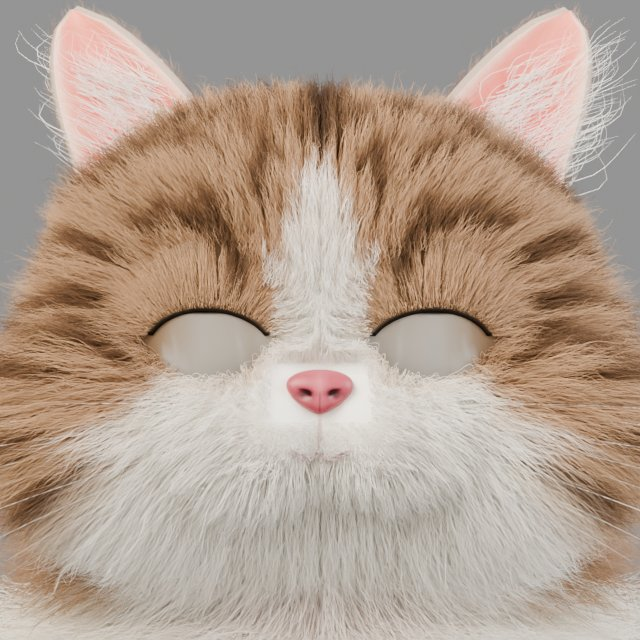
#> input picture reviews/b4-round/site/img-round-h-1001/lid-before-happy.jpg, 640 x 640 px, given in place of img-round-h-1001, which was not available
$ python v6_probe_gap.py ../../reviews/b4-round/site/img-round-h-1001
#> lines starting #> are read from the running program, lines starting #| are printed output that depends on the picture; after the words box and inside, x2 and y2 are one past the last pixel; in counts of white or black regions, pixels touching at a corner belong together; long printed decimals are rounded; pictures that were not available may be replaced by others from this repository, and a replacement may not be noted
#!/usr/bin/env python3
"""
v6 look-dev -- measure how far the current render is from the photographic reference.

Every number is computed on a silhouette normalised to the same height, so a 1254 px
AI photo and a 520 px Blender render can be compared directly.

Interpreter: /Users/liepin/.workbuddy/venvs/lookdev/bin/python  (numpy + Pillow + scipy)

  python v6_probe_gap.py IMG [IMG ...]
  python v6_probe_gap.py IMG --grid 2:2          # contact sheet -> measure each cell
  python v6_probe_gap.py A.png B.png --pair out.png
  python v6_probe_gap.py IMG --json out.json
"""
from __future__ import annotations

import argparse
import json
import os

import numpy as np
from PIL import Image
from scipy import ndimage as ndi

TARGET_H = 640          # normalised silhouette height, px
BG_TOL = 14             # colour distance from the corner median that counts as "subject"
FUZZ_RADII = (2, 4, 8, 16, 32)
MIN_AREA = 2000


# ---------------------------------------------------------------- masks

def _disk(r):
    if r <= 0:
        return np.ones((1, 1), bool)
    y, x = np.ogrid[-r:r + 1, -r:r + 1]
    return (x * x + y * y) <= r * r


def largest_component(mask):
    lab, n = ndi.label(mask, structure=ndi.generate_binary_structure(2, 1))
    if n <= 1:
        return mask
    sizes = np.bincount(lab.ravel())
    sizes[0] = 0
    return lab == sizes.argmax()


def strip_dark_bars(mask, rgb):
    """Drop the near-black plate the render scripts leave at the bottom of a frame.

    The cat stands on it, so a plain largest-component pass keeps it. A bar is: near
    black, touching the frame edge, long across the frame and thin the other way.
    """
    g = 0.299 * rgb[..., 0] + 0.587 * rgb[..., 1] + 0.114 * rgb[..., 2]
    dark = mask & (g < 24)
    if not dark.any():
        return mask
    lab, n = ndi.label(dark)
    h, w = mask.shape
    kill = np.zeros_like(mask)
    for i in range(1, n + 1):
        ys, xs = np.where(lab == i)
        bh, bw = int(ys.max() - ys.min() + 1), int(xs.max() - xs.min() + 1)
        long_r, thin_r = max(bh, bw) / max(h, w), min(bh, bw) / max(h, w)
        if long_r > 0.75 and thin_r < 0.25:
            kill |= lab == i
    return mask & ~kill


def load_rgb_mask(path, rect=None):
    arr = np.asarray(Image.open(path))
    if arr.ndim == 3 and arr.shape[2] == 4 and arr[..., 3].min() < 250:
        rgb, mask = arr[..., :3].astype(np.float32), arr[..., 3] > 128
    else:
        if arr.ndim == 2:
            arr = np.stack([arr] * 3, -1)
        rgb = arr[..., :3].astype(np.float32)
        h, w, _ = rgb.shape
        k = max(8, min(h, w) // 16)
        corners = np.concatenate([
            rgb[:k, :k].reshape(-1, 3), rgb[:k, -k:].reshape(-1, 3),
            rgb[-k:, :k].reshape(-1, 3), rgb[-k:, -k:].reshape(-1, 3),
        ])
        bg = np.median(corners, axis=0)
        mask = np.sqrt(((rgb - bg) ** 2).sum(-1)) > BG_TOL
    if rect is not None:
        x0, y0, x1, y1 = rect
        rgb, mask = rgb[y0:y1, x0:x1], mask[y0:y1, x0:x1]
    return rgb, strip_dark_bars(mask, rgb)


def normalise(rgb, mask, target_h=TARGET_H):
    ys, xs = np.where(mask)
    x0, y0, x1, y1 = int(xs.min()), int(ys.min()), int(xs.max()) + 1, int(ys.max()) + 1
    rgb, mask = rgb[y0:y1, x0:x1], mask[y0:y1, x0:x1]
    h, w = mask.shape
    nw = max(1, int(round(w * target_h / h)))
    rgb = np.asarray(Image.fromarray(rgb.astype(np.uint8)).resize((nw, target_h), Image.LANCZOS))
    mask = np.asarray(Image.fromarray((mask * 255).astype(np.uint8)).resize((nw, target_h), Image.NEAREST))
    mask = largest_component(mask > 127)
    return rgb.astype(np.float32), mask


# ---------------------------------------------------------------- helpers

def boxblur(g, r):
    if r < 1:
        return g
    k = 2 * r + 1
    pad = np.pad(g, r, mode="edge")
    c = np.cumsum(np.cumsum(pad, 0), 1)
    c = np.pad(c, ((1, 0), (1, 0)))
    return (c[k:, k:] - c[:-k, k:] - c[k:, :-k] + c[:-k, :-k]) / (k * k)


def fuzz_shell(profile, thresh):
    """Radius (px, normalised scale) at which the silhouette has lost (1-thresh) of its area."""
    for r in sorted(profile):
        if profile[r] < thresh:
            return r
    return None


# ---------------------------------------------------------------- measure

def measure(path, rect=None, label=None):
    rgb, mask = load_rgb_mask(path, rect)
    mask = largest_component(mask)
    if mask.sum() < 200:
        return None
    rgb, mask = normalise(rgb, mask)
    h, w = mask.shape
    area = int(mask.sum())
    ys, xs = np.where(mask)
    bh, bw = int(ys.max() - ys.min() + 1), int(xs.max() - xs.min() + 1)

    dt = ndi.distance_transform_edt(mask)
    boundary = int((mask & ~(dt > 1.0)).sum())

    erode = {r: float((dt > r).sum() / area) for r in FUZZ_RADII}
    openr = {r: float(ndi.binary_opening(mask, _disk(r)).sum() / area) for r in FUZZ_RADII}

    g = 0.299 * rgb[..., 0] + 0.587 * rgb[..., 1] + 0.114 * rgb[..., 2]
    fine = (g - boxblur(g, 4))[mask]
    mid = (boxblur(g, 4) - boxblur(g, 16))[mask]
    coarse = (boxblur(g, 16) - boxblur(g, 64))[mask]
    g_in = g[mask]

    p = np.percentile(g_in, [2, 10, 50, 90, 98])
    sat = ((rgb.max(-1) - rgb.min(-1)) / np.maximum(rgb.max(-1), 1e-6))[mask]
    lum = g_in / 255.0
    whiteish = float(((lum > 0.78) & (sat < 0.18)).mean())

    return {
        "label": label or os.path.basename(path),
        "path": path, "rect": rect, "size": [w, h], "mask_area": area,
        "bbox_w": bw, "bbox_h": bh, "bbox_aspect": float(bw / bh),
        "fill_bbox": float(area / (bw * bh)),
        "norm_perimeter": float(boundary / np.sqrt(area)),
        "detail_fine": float(fine.std() / max(g_in.std(), 1e-6)),
        "detail_mid": float(mid.std() / max(g_in.std(), 1e-6)),
        "detail_coarse": float(coarse.std() / max(g_in.std(), 1e-6)),
        "luma_p2": float(p[0]), "luma_p10": float(p[1]), "luma_p50": float(p[2]),
        "luma_p90": float(p[3]), "luma_p98": float(p[4]),
        "luma_spread": float(p[3] - p[1]),
        "sat_mean": float(sat.mean()),
        "white_fraction": whiteish,
        "erode_retention": erode,
        "open_retention": openr,
        "fuzz_97": fuzz_shell(openr, 0.97),
        "fuzz_90": fuzz_shell(openr, 0.90),
    }


# ---------------------------------------------------------------- report

COLS = ["label", "bbox_ar", "fill", "perim", "fine", "mid", "coarse",
        "luma10-90", "sat", "white%", "shell97", "shell90"]


def table(rows):
    out = ["| " + " | ".join(COLS) + " |", "|" + "---|" * len(COLS)]
    for r in rows:
        out.append("| " + " | ".join([
            r["label"][:30], f"{r['bbox_aspect']:.3f}", f"{r['fill_bbox']:.3f}",
            f"{r['norm_perimeter']:.2f}", f"{r['detail_fine']:.3f}",
            f"{r['detail_mid']:.3f}", f"{r['detail_coarse']:.3f}",
            f"{r['luma_spread']:.1f}", f"{r['sat_mean']:.3f}",
            f"{r['white_fraction'] * 100:.1f}",
            f"{r['fuzz_97']}", f"{r['fuzz_90']}",
        ]) + " |")
    return "\n".join(out)


# [26 lines left out: functions grid_rects, make_pair, not called in this run]


def main():
    ap = argparse.ArgumentParser()
    ap.add_argument("images", nargs="+")
    ap.add_argument("--grid")
    ap.add_argument("--json")
    ap.add_argument("--pair")
    ap.add_argument("--tag", default="")
    a = ap.parse_args()

    if a.pair:
        assert len(a.images) == 2, "--pair needs exactly two images"
        print("wrote", make_pair(a.images[0], a.images[1], a.pair))
        return

    rows = []
    for p in a.images:
        base = os.path.basename(p)
        if a.grid:
            w, h = Image.open(p).size
            for i, rect in enumerate(grid_rects(w, h, a.grid)):
                rows.append(measure(p, rect, f"{a.tag}{base}#{i}"))
        else:
            rows.append(measure(p, None, f"{a.tag}{base}"))
#> in load_rgb_mask, arr is the input picture: shape (640, 640, 3); mean R, G, B 178.2, 160.2, 145.7
#> in load_rgb_mask, `bg = np.median(corners, axis=0)`: bg = [181, 173, 162]
#> in load_rgb_mask, `mask = np.sqrt(((rgb - bg) ** 2).sum(-1)) > BG_TOL`:
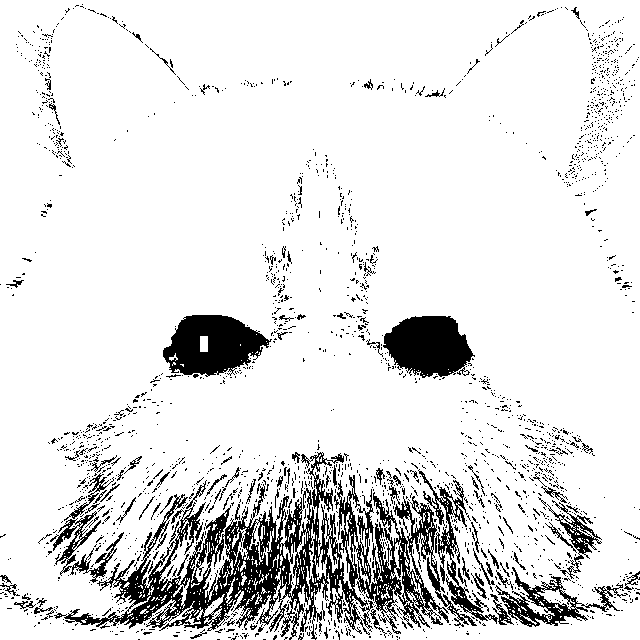
#> mask: shape (640, 640) bool; 88.3% white; 2221 black regions (2106 under 20 px), largest, box (x1, y1, x2, y2) and area: (54, 452, 477, 640) 21637, (163, 315, 272, 377) 4418, (383, 316, 475, 378) 4086
#> in strip_dark_bars, `dark = mask & (g < 24)`:
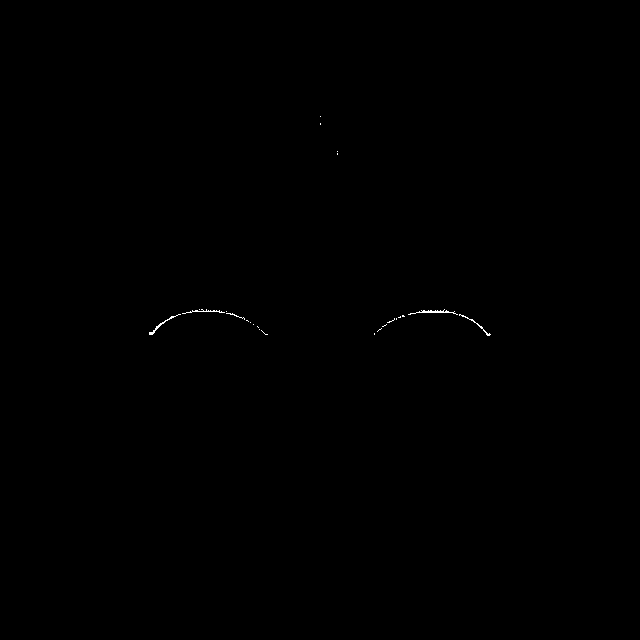
#> dark: shape (640, 640) bool; 0.09% white in thin lines or dots, all inside (x1, y1, x2, y2) = (149, 116, 491, 336)
#> in strip_dark_bars, `lab, n = ndi.label(dark)`: n = 55
#> the loop in strip_dark_bars, `for i in range(1, n + 1):` made 55 passes
#> (ys, xs, bh, bw, long_r, thin_r) on passes 1, 2, 3, 4, 5, 6, 8, 9: ([116], [320], 1, 1, 0.00156, 0.00156), ([123, 124], [320, 320], 2, 1, 0.00313, 0.00156), ([151], [337], 1, 1, 0.00156, 0.00156), ([153, 154], [337, 337], 2, 1, 0.00313, 0.00156), ([309], [199], 1, 1, 0.00156, 0.00156), ([309, 309], [201, 202], 1, 2, 0.00313, 0.00156), ([309], [444], 1, 1, 0.00156, 0.00156), ([310], [421], 1, 1, 0.00156, 0.00156)
#> in largest_component, `lab, n = ndi.label(mask, structure=ndi.generate_binary_structure(2, 1))`:
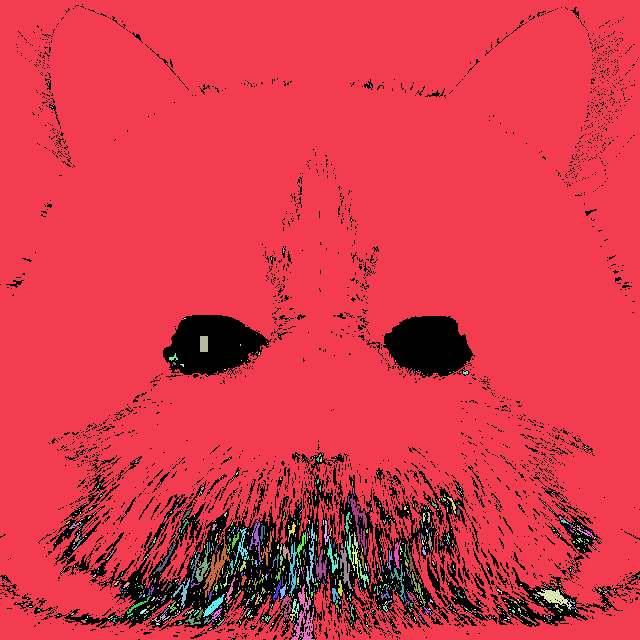
#> lab: shape (640, 640) int32; 1402 distinct labels, from 0 to 1401; one colour per label, 0 black
#> in largest_component, `lab, n = ndi.label(mask, structure=ndi.generate_binary_structure(2, 1))`: n = 1401
#> in largest_component, `sizes = np.bincount(lab.ravel())`: sizes = 1402 values, max 352039 at index 1, min 1 at index 2, mean 292.2
#> in normalise, `x0, y0, x1, y1 = int(xs.min()), int(ys.min()), int(xs.max()) + 1, int(..`: x0 = 0; x1 = 640
#> in measure, `area = int(mask.sum())`: area = 352039
#> in measure, `bh, bw = int(ys.max() - ys.min() + 1), int(xs.max() - xs.min() + 1)`: bh = 640
#> in measure, `dt = ndi.distance_transform_edt(mask)`:
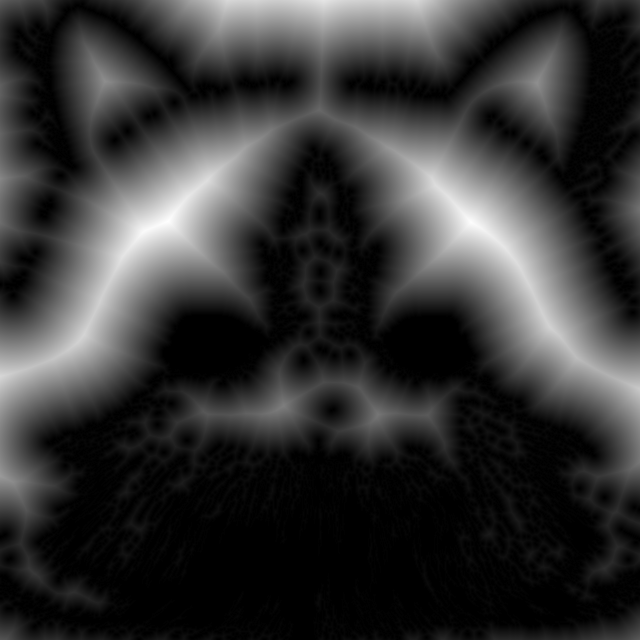
#> dt: shape (640, 640) float64; min 0, max 96.8, mean 20; drawn with min black and max white
#> in measure, `boundary = int((mask & ~(dt > 1.0)).sum())`: boundary = 30407
#> in measure, `erode = {r: float((dt > r).sum() / area) for r in FUZZ_RADII}`: erode = {2: 0.85, 4: 0.758, 8: 0.644, 16: 0.492, 32: 0.293}
#> in measure, `openr = {r: float(ndi.binary_opening(mask, _disk(r)).sum() / area) for..`: openr = {2: 0.943, 4: 0.881, 8: 0.804, 16: 0.716, 32: 0.604}
#> in boxblur, `c = np.cumsum(np.cumsum(pad, 0), 1)`:
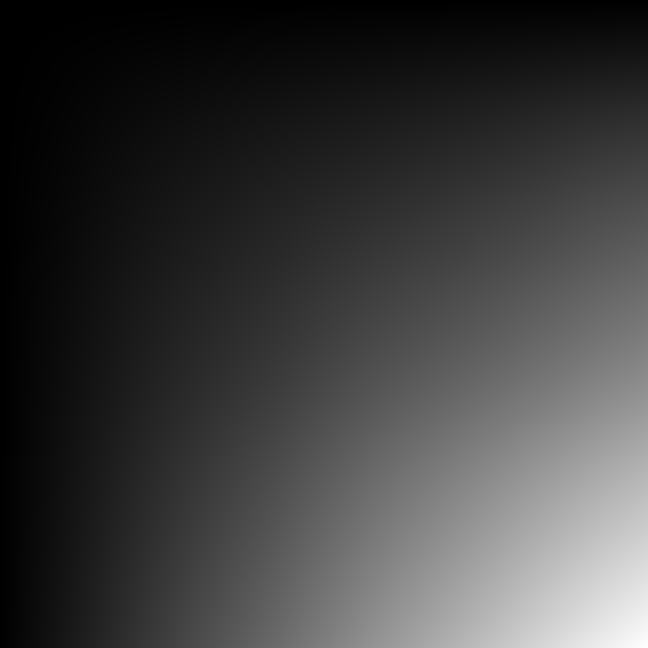
#> c: shape (648, 648) float32; min 149, max 68802392, mean 16757346; drawn with min black and max white
#> call 3 of boxblur, with r = 16
#> in boxblur (call 3), `k = 2 * r + 1`: k = 33
#> in boxblur (call 3), `return (c[k:, k:] - c[:-k, k:] - c[k:, :-k] + c[:-k, :-k]) / (k * k)`:
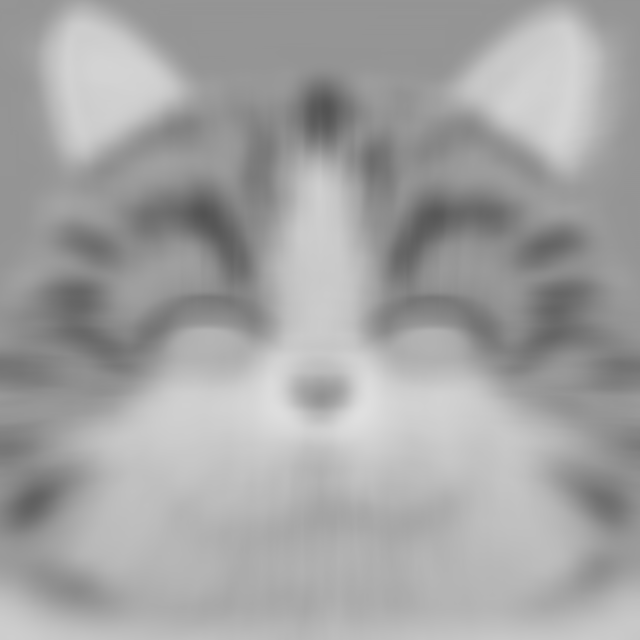
#> returned value: shape (640, 640) float32; min 83.24, max 223.6, mean 163.9
#> in boxblur (call 5), `k = 2 * r + 1`: k = 129
#> in boxblur (call 5), `return (c[k:, k:] - c[:-k, k:] - c[k:, :-k] + c[:-k, :-k]) / (k * k)`:
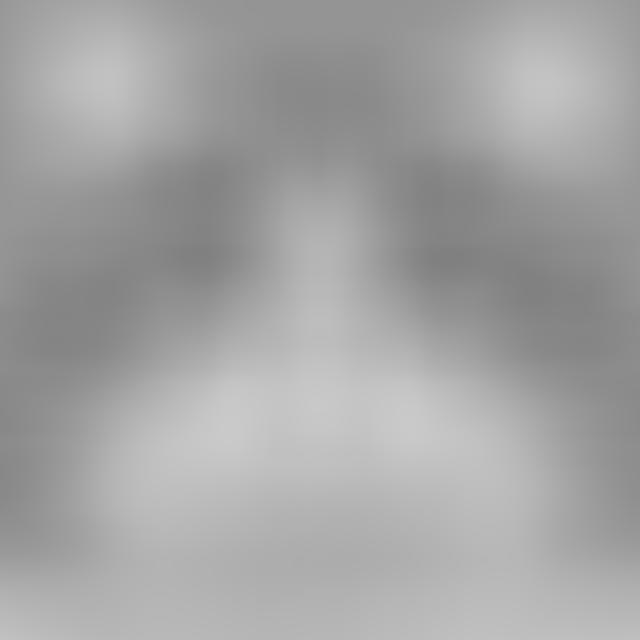
#> returned value: shape (640, 640) float32; min 127.9, max 201.9, mean 164.1
#> in measure, `p = np.percentile(g_in, [2, 10, 50, 90, 98])`: p = [78.32, 118.1, 157.1, 207.2, 217.2]
#> in measure, `whiteish = float(((lum > 0.78) & (sat < 0.18)).mean())`: whiteish = 0.176
#> the loop in fuzz_shell, `for r in sorted(profile):` made 1 pass
#> r on pass 1: 2
#> the loop in fuzz_shell, `for r in sorted(profile):` made 2 passes
#> r on passes 1 to 2: 2, 4
    rows = [r for r in rows if r and r["mask_area"] >= MIN_AREA]
#> rows = 1 item

    print(table(rows))
#> the loop in table, `for r in rows:` made 1 pass
#> after the loop in table, `for r in rows:`: out = 3 items
#| | label | bbox_ar | fill | perim | fine | mid | coarse | luma10-90 | sat | white% | shell97 | shell90 |
#| |---|---|---|---|---|---|---|---|---|---|---|---|
#| | img-round-h-1001 | 1.000 | 0.859 | 51.25 | 0.329 | 0.264 | 0.415 | 89.1 | 0.211 | 17.6 | 2 | 4 |
    print()
    for r in rows:
        print(f"{r['label']}\n   open {r['open_retention']}\n   luma {r['luma_p2']:.0f}/{r['luma_p10']:.0f}/"
              f"{r['luma_p50']:.0f}/{r['luma_p90']:.0f}/{r['luma_p98']:.0f}")
#> this loop made 1 pass
#| img-round-h-1001
#|    open {2: 0.9433, 4: 0.8808, 8: 0.8043, 16: 0.7156, 32: 0.6039}
#|    luma 78/118/157/207/217
    if a.json:
        with open(a.json, "w") as f:
            json.dump(rows, f, indent=2)
        print(f"\nwrote {a.json}")


if __name__ == "__main__":
    main()
